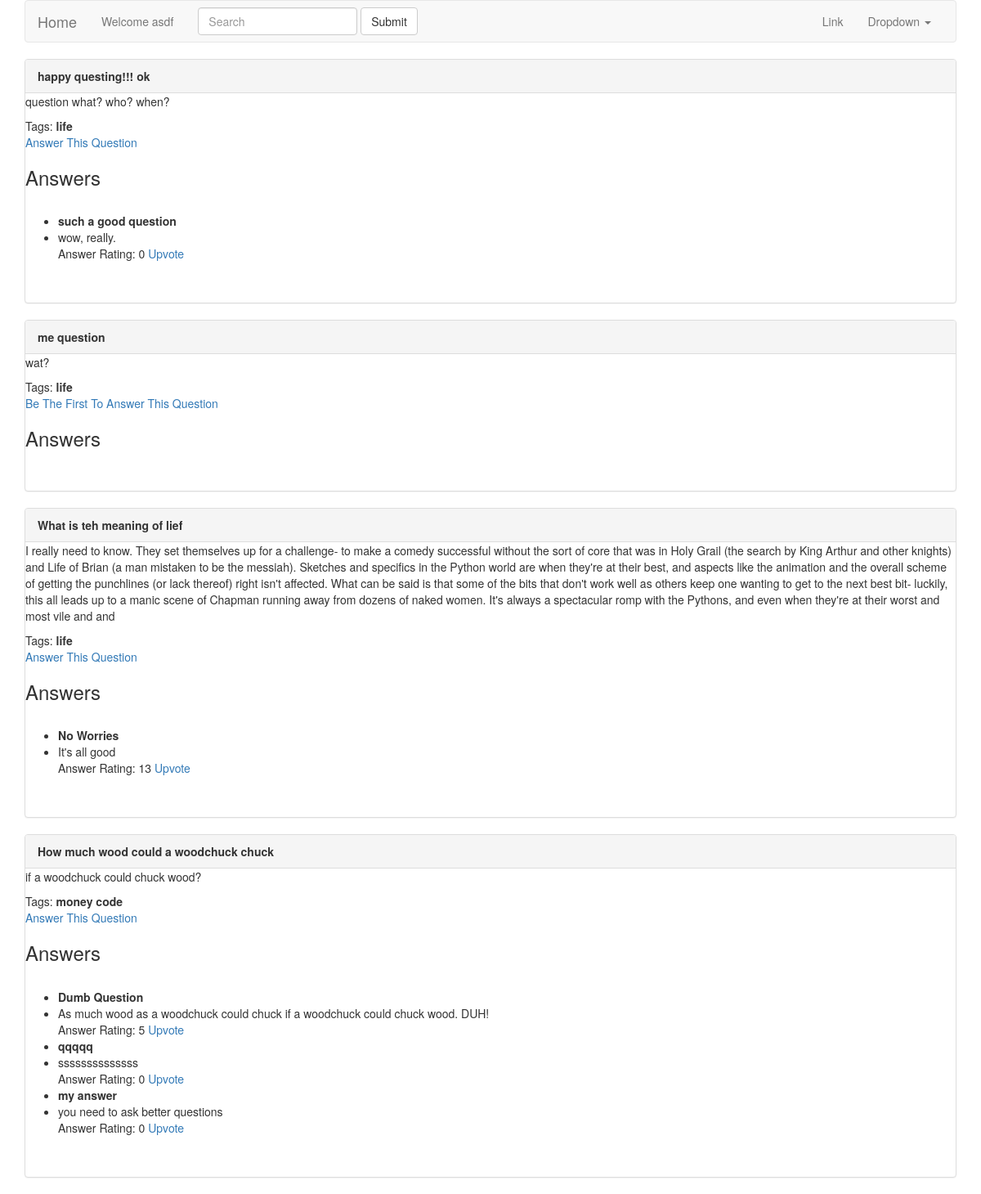
The app's page / (signed in) with its own data.
### duckapp/models.py (models this page shows, shortened)
class Question(models.Model):
    asker = models.ForeignKey('auth.User')
    title = models.CharField(max_length=255)
    question_text = models.TextField()
    tags = models.ManyToManyField(Tag, blank=True)
    timestamp = models.DateTimeField(auto_now_add=True)
    class Meta:
        ordering = ["-timestamp"]

class Tag(models.Model):
    name = models.CharField(max_length=50)
    def __str__(self):
        return "{}".format(self.name)

class Answer(models.Model):
    answerer = models.ForeignKey('auth.User')
    question = models.ForeignKey(Question)
    answer_text = models.TextField()
    score = models.IntegerField(default=0)
    title = models.CharField(max_length=255)
    timestamp = models.DateTimeField(auto_now_add=True)

### duckapp/views.py (the view)
# urls.py: url(r'^$', IndexView.as_view(), name='index'),
class IndexView(ListView):
    template_name = 'index.html'
    model = Question

### duckapp/templates/index.html
{% extends 'base.html' %}
{% block content %}
<div class="container">
    {% for question in object_list %}
        <div class="panel panel-default">
            <div class="panel-heading"><b>{{ question.title }}</b></div>
            <p>{{ question.question_text}}</p>
            Tags:
            {% for tag in question.tags.all %}
                <b>{{ tag }}</b>
            {% endfor %}
            <br>
        {% if not question.answer_set.all %}
            <a href="{% url 'answer_create' question.pk %}">Be The First To Answer This Question</a>
        {% else %}
            <a href="{% url 'answer_create' question.pk %}">Answer This Question</a>
        {% endif %}
        <br>
        <h3>Answers</h3>
        <ul>
        {% for answer in question.answer_set.all %}
            <br>
                <li><b>{{ answer.title }}</b></li>
            <li>{{ answer.answer_text }}</li>
            Answer Rating: {{ answer.score }}
            <a href="{% url 'upvote' answer.pk %}">Upvote</a>
        {% endfor %}
        </ul>
        <br><br>
        </div>
    {% endfor %}
</div>
{% endblock %}

### duckapp/templates/base.html (shortened to what this page needs)
<!DOCTYPE html>
{% load bootstrap3 %}
<html>
    <head>
        {% bootstrap_css %}
    </head>
    <body>
        <div class="container">
            <nav class="navbar navbar-default">
                <div class="container-fluid">
                    <div class="navbar-header">
                        <a class="navbar-brand" href="{% url 'index' %}">Home</a>
                    </div>
                    <div class="collapse navbar-collapse" id="bs-example-navbar-collapse-1">
                        <ul class="nav navbar-nav">
                            {% if user.is_authenticated %}
                            <li><a href="{% url 'signup' %}">Welcome {{ request.user }}<span class="sr-only">(current)</span></a></li>
                            {% else %}
                            <li><a href="{% url 'signup' %}">Signup<span class="sr-only">(current)</span></a></li>
                            {% endif %}
                        </ul>
                        <form class="navbar-form navbar-left" role="search">
                            <div class="form-group">
                                <input type="text" class="form-control" placeholder="Search">
                            </div>
                            <button type="submit" class="btn btn-default">Submit</button>
                        </form>
                        <ul class="nav navbar-nav navbar-right">
                            <li><a href="#">Link</a></li>
                            <li class="dropdown">
                                <a href="#" class="dropdown-toggle" data-toggle="dropdown" role="button" aria-haspopup="true" aria-expanded="false">Dropdown <span class="caret"></span></a>
                            </li>
                        </ul>
                    </div>
                </div>
            </nav>
        </div>
        {% block content %}
        {% endblock %}
    </body>
</html>

### records on screen
Question: title "happy questing!!! ok", question_text "question what? who? when?", shows "Answer This Question"
Tag: name "life"
Answer: title "such a good question", answer_text "wow, really.", score "0"
Question: title "me question", question_text "wat?", shows "Be The First To Answer This Question"
Question: title "What is teh meaning of lief", question_text "I really need to know. They set themselves up for a challenge- to make a comedy successful without the sort of core that was in Holy Grail (the search by King Arthur and other knights) and Life of Brian (a man mistaken to be the messiah). Sketches and specifics in the Python world are when they're at their best, and aspects like the animation and the overall scheme of getting the punchlines (or lack thereof) right isn't affected. What can be said is that some of the bits that don't work well as others keep one wanting to get to the next best bit- luckily, this all leads up to a manic scene of Chapman running away from dozens of naked women. It's always a spectacular romp with the Pythons,…", shows "Answer This Question"
Answer: title "No Worries", answer_text "It's all good", score "13"
Question: title "How much wood could a woodchuck chuck", question_text "if a woodchuck could chuck wood?", shows "Answer This Question"
Tag: name "money"
Tag: name "code"
Answer: title "Dumb Question", answer_text "As much wood as a woodchuck could chuck if a woodchuck could chuck wood. DUH!", score "5"
Answer: title "qqqqq", answer_text "ssssssssssssss", score "0"
Answer: title "my answer", answer_text "you need to ask better questions", score "0"

### other values on screen
{{ request.user }} "asdf"
